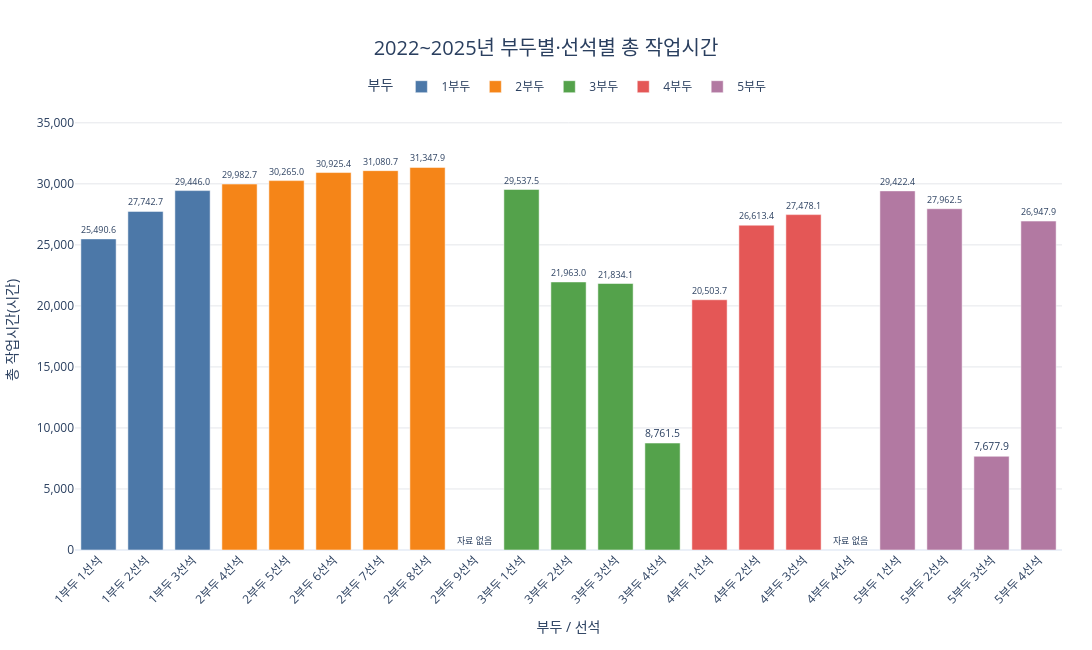

Write notebook code for a chart like this one.
### Markdown cell above
# 부두별 선석별 총 작업시간

### Code cell
import pandas as pd
import plotly.graph_objects as go

# ======================================
# 1. CSV 불러오기
# ======================================

def load_dataset(filename):
    BASE_DIR = r'C:\work\Final_Project\data'
    EXTENSION = '.csv'
    TARGET_PATH = f'{BASE_DIR}/{filename}{EXTENSION}'

    try:
        return pd.read_csv(TARGET_PATH, encoding='utf-8-sig')
    except FileNotFoundError:
        print(f"파일을 찾을 수 없습니다: {TARGET_PATH}")
        return None
    except UnicodeDecodeError:
        return pd.read_csv(TARGET_PATH, encoding='cp949')


# 부두별 CSV 불러오기
port1 = load_dataset('port1')
port2 = load_dataset('port2')
port3 = load_dataset('port3')
port4 = load_dataset('port4')
port5 = load_dataset('port5')


# 부두 번호와 데이터 연결
ports = [
    (1, port1),
    (2, port2),
    (3, port3),
    (4, port4),
    (5, port5)
]


# 분석 기간 설정
START = pd.Timestamp("2022-01-01")
END = pd.Timestamp("2026-01-01")

# 부두별 선석 번호
expected_berths = {
    1: [1, 2, 3],
    2: [4, 5, 6, 7, 8, 9],
    3: [1, 2, 3, 4],
    4: [1, 2, 3, 4],
    5: [1, 2, 3, 4],
}

# ======================================
# 2. 작업시간 계산
# ======================================

frames = []

for number, port in ports:
    data = port.copy()

    data["접안시각"] = pd.to_datetime(
        data["접안(예정)일시"],
        format="%Y-%m-%d %H:%M",
        errors="raise",
    )

    data["출항시각"] = pd.to_datetime(
        data["출항(예정)일시"],
        format="%Y-%m-%d %H:%M",
        errors="raise",
    )

    # 시각·선석 누락 또는 출항이 접안보다 빠른 기록 제외
    invalid = (
        data[["접안시각", "출항시각", "선석"]].isna().any(axis=1)
        | (data["출항시각"] < data["접안시각"])
    )

    if invalid.any():
        print(f"{number}부두: 오류·누락 {invalid.sum()}건 제외")

    data = data.loc[~invalid].copy()

    # 분석 기간과 겹치는 기록 선택
    data = data.loc[
        (data["접안시각"] < END)
        & (data["출항시각"] > START)
    ].copy()

    # 2022~2025년에 포함되는 구간만 반영
    work_start = data["접안시각"].clip(lower=START)
    work_end = data["출항시각"].clip(upper=END)

    # 작업시간 = 출항시각 - 접안시각
    data["작업시간_시간"] = (
        work_end - work_start
    ).dt.total_seconds() / 3600

    data["부두"] = number

    frames.append(
        data[["부두", "선석", "작업시간_시간"]]
    )

detail = pd.concat(frames, ignore_index=True)

# ======================================
# 3. 부두별·선석별 총 작업시간
# ======================================

result = (
    detail.groupby(["부두", "선석"])
    .agg(
        기록수=("작업시간_시간", "count"),
        총작업시간_시간=("작업시간_시간", "sum"),
    )
)

# 기록이 없는 선석도 표시하되 0시간으로 단정하지 않음
expected_index = pd.MultiIndex.from_tuples(
    [
        (number, berth)
        for number, berths in expected_berths.items()
        for berth in berths
    ],
    names=["부두", "선석"],
)

result = result.reindex(expected_index).reset_index()
result["기록수"] = result["기록수"].fillna(0).astype(int)

print("\n2022~2025년 부두별·선석별 총 작업시간")
print(result.round(2).to_string(index=False, na_rep="자료 없음"))

# ======================================
# 4. Plotly 바그래프
# ======================================

port_colors = {
    1: "#4C78A8",
    2: "#F58518",
    3: "#54A24B",
    4: "#E45756",
    5: "#B279A2",
}

fig = go.Figure()

for number in expected_berths:

    temp = result[result["부두"] == number].copy()

    labels = (
        temp["부두"].astype(str) + "부두 "
        + temp["선석"].astype(int).astype(str) + "선석"
    )

    values = temp["총작업시간_시간"]

    fig.add_trace(
        go.Bar(
            x=labels,
            y=values,
            name=f"{number}부두",
            marker_color=port_colors[number],
            text=[
                f"{v:,.1f}" if pd.notna(v) else "자료 없음"
                for v in values
            ],
            textposition="outside",
            customdata=temp[["기록수"]].to_numpy(),
            hovertemplate=(
                "선석: %{x}<br>"
                "총 작업시간: %{y:,.1f}시간<br>"
                "기록 수: %{customdata[0]:,.0f}건"
                "<extra></extra>"
            )
        )
    )

# ======================================
# 5. 그래프 디자인
# ======================================

maximum = result["총작업시간_시간"].max()
upper = max(maximum * 1.15, 1) if pd.notna(maximum) else 1

fig.update_layout(
    title=dict(
        text="2022~2025년 부두별·선석별 총 작업시간",
        x=0.5,
        xanchor="center",
        font=dict(size=20)
    ),

    xaxis=dict(
        title="부두 / 선석",
        tickangle=-45,
        showgrid=False
    ),

    yaxis=dict(
        title="총 작업시간(시간)",
        range=[0, upper],
        tickformat=",",
        showgrid=True,
        gridcolor="#E5E7EB"
    ),

    barmode="group",
    template="plotly_white",
    width=1400,
    height=650,
    bargap=0.25,

    legend=dict(
        title="부두",
        orientation="h",
        yanchor="bottom",
        y=1.02,
        xanchor="center",
        x=0.5
    ),

    margin=dict(
        t=110,
        b=100,
        l=70,
        r=30
    )
)

# ======================================
# 6. PyCharm 주피터 노트북 내부 출력
# ======================================

fig.show()

### Figure 1 — Plotly figure (JSON) as saved in the notebook; plotly's stock layout.template omitted (floating-point values rounded to 4 significant figures)
{"data": [{"customdata": [[1110], [975], [843]], "hovertemplate": "선석: %{x}<br>총 작업시간: %{y:,.1f}시간<br>기록 수: %{customdata[0]:,.0f}건<extra></extra>", "marker": {"color": "#4C78A8"}, "name": "1부두", "text": ["25,490.6", "27,742.7", "29,446.0"], "textposition": "outside", "x": ["1부두 1선석", "1부두 2선석", "1부두 3선석"], "y": [25490.0, 27740.0, 29450.0], "type": "bar"}, {"customdata": [[1710], [1536], [1303], [1136], [1041], [0]], "hovertemplate": "선석: %{x}<br>총 작업시간: %{y:,.1f}시간<br>기록 수: %{customdata[0]:,.0f}건<extra></extra>", "marker": {"color": "#F58518"}, "name": "2부두", "text": ["29,982.7", "30,265.0", "30,925.4", "31,080.7", "31,347.9", "자료 없음"], "textposition": "outside", "x": ["2부두 4선석", "2부두 5선석", "2부두 6선석", "2부두 7선석", "2부두 8선석", "2부두 9선석"], "y": [29980.0, 30260.0, 30930.0, 31080.0, 31350.0, NaN], "type": "bar"}, {"customdata": [[1244], [1332], [740], [456]], "hovertemplate": "선석: %{x}<br>총 작업시간: %{y:,.1f}시간<br>기록 수: %{customdata[0]:,.0f}건<extra></extra>", "marker": {"color": "#54A24B"}, "name": "3부두", "text": ["29,537.5", "21,963.0", "21,834.1", "8,761.5"], "textposition": "outside", "x": ["3부두 1선석", "3부두 2선석", "3부두 3선석", "3부두 4선석"], "y": [29540.0, 21960.0, 21830.0, 8761.0], "type": "bar"}, {"customdata": [[1069], [1135], [1215], [0]], "hovertemplate": "선석: %{x}<br>총 작업시간: %{y:,.1f}시간<br>기록 수: %{customdata[0]:,.0f}건<extra></extra>", "marker": {"color": "#E45756"}, "name": "4부두", "text": ["20,503.7", "26,613.4", "27,478.1", "자료 없음"], "textposition": "outside", "x": ["4부두 1선석", "4부두 2선석", "4부두 3선석", "4부두 4선석"], "y": [20500.0, 26610.0, 27480.0, NaN], "type": "bar"}, {"customdata": [[1362], [1074], [372], [1064]], "hovertemplate": "선석: %{x}<br>총 작업시간: %{y:,.1f}시간<br>기록 수: %{customdata[0]:,.0f}건<extra></extra>", "marker": {"color": "#B279A2"}, "name": "5부두", "text": ["29,422.4", "27,962.5", "7,677.9", "26,947.9"], "textposition": "outside", "x": ["5부두 1선석", "5부두 2선석", "5부두 3선석", "5부두 4선석"], "y": [29420.0, 27960.0, 7678.0, 26950.0], "type": "bar"}], "layout": {"title": {"font": {"size": 20}, "text": "2022~2025년 부두별·선석별 총 작업시간", "x": 0.5, "xanchor": "center"}, "xaxis": {"title": {"text": "부두 / 선석"}, "tickangle": -45, "showgrid": false}, "yaxis": {"title": {"text": "총 작업시간(시간)"}, "range": [0, 36050.0], "tickformat": ",", "showgrid": true, "gridcolor": "#E5E7EB"}, "legend": {"title": {"text": "부두"}, "orientation": "h", "yanchor": "bottom", "y": 1.02, "xanchor": "center", "x": 0.5}, "margin": {"t": 110, "b": 100, "l": 70, "r": 30}, "barmode": "group", "width": 1400, "height": 650, "bargap": 0.25}}
